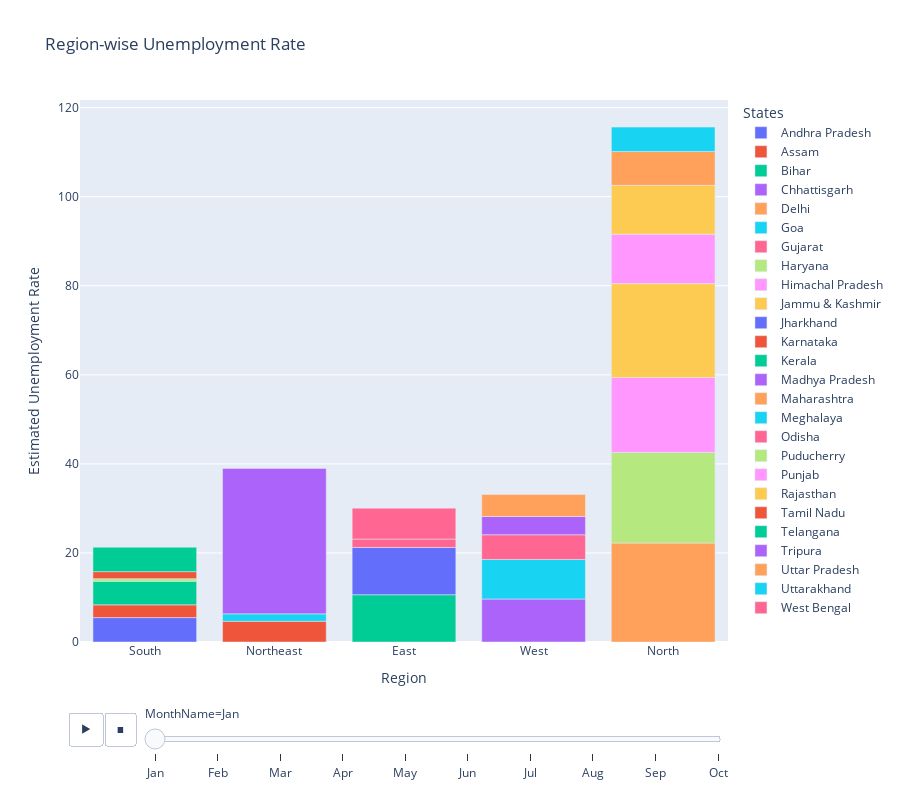

Write notebook code for a chart like this one.
### Code cell
#plotting a "Bar-plot" to find the "unemployment rate" for each "Region" month-wise
fig = px.bar(df, 
             x='Region',
             y='Estimated Unemployment Rate',
             animation_frame = 'MonthName',
             color='States',
             title='Region-wise Unemployment Rate',
             height=800)

fig.layout.updatemenus[0].buttons[0].args[1]["frame"]["duration"] = 1500

fig.show()

### Figure 1 — Plotly figure (JSON) as saved in the notebook; plotly's stock layout.template omitted (floating-point values rounded to 4 significant figures)
{"data": [{"alignmentgroup": "True", "hovertemplate": "States=Andhra Pradesh<br>MonthName=Jan<br>Region=%{x}<br>Estimated Unemployment Rate=%{y}<extra></extra>", "legendgroup": "Andhra Pradesh", "marker": {"color": "#636efa", "pattern": {"shape": ""}}, "name": "Andhra Pradesh", "offsetgroup": "Andhra Pradesh", "orientation": "v", "showlegend": true, "textposition": "auto", "type": "bar", "x": ["South"], "xaxis": "x", "y": [5.48], "yaxis": "y"}, {"alignmentgroup": "True", "hovertemplate": "States=Assam<br>MonthName=Jan<br>Region=%{x}<br>Estimated Unemployment Rate=%{y}<extra></extra>", "legendgroup": "Assam", "marker": {"color": "#EF553B", "pattern": {"shape": ""}}, "name": "Assam", "offsetgroup": "Assam", "orientation": "v", "showlegend": true, "textposition": "auto", "type": "bar", "x": ["Northeast"], "xaxis": "x", "y": [4.66], "yaxis": "y"}, {"alignmentgroup": "True", "hovertemplate": "States=Bihar<br>MonthName=Jan<br>Region=%{x}<br>Estimated Unemployment Rate=%{y}<extra></extra>", "legendgroup": "Bihar", "marker": {"color": "#00cc96", "pattern": {"shape": ""}}, "name": "Bihar", "offsetgroup": "Bihar", "orientation": "v", "showlegend": true, "textposition": "auto", "type": "bar", "x": ["East"], "xaxis": "x", "y": [10.61], "yaxis": "y"}, {"alignmentgroup": "True", "hovertemplate": "States=Chhattisgarh<br>MonthName=Jan<br>Region=%{x}<br>Estimated Unemployment Rate=%{y}<extra></extra>", "legendgroup": "Chhattisgarh", "marker": {"color": "#ab63fa", "pattern": {"shape": ""}}, "name": "Chhattisgarh", "offsetgroup": "Chhattisgarh", "orientation": "v", "showlegend": true, "textposition": "auto", "type": "bar", "x": ["West"], "xaxis": "x", "y": [9.65], "yaxis": "y"}, {"alignmentgroup": "True", "hovertemplate": "States=Delhi<br>MonthName=Jan<br>Region=%{x}<br>Estimated Unemployment Rate=%{y}<extra></extra>", "legendgroup": "Delhi", "marker": {"color": "#FFA15A", "pattern": {"shape": ""}}, "name": "Delhi", "offsetgroup": "Delhi", "orientation": "v", "showlegend": true, "textposition": "auto", "type": "bar", "x": ["North"], "xaxis": "x", "y": [22.23], "yaxis": "y"}, {"alignmentgroup": "True", "hovertemplate": "States=Goa<br>MonthName=Jan<br>Region=%{x}<br>Estimated Unemployment Rate=%{y}<extra></extra>", "legendgroup": "Goa", "marker": {"color": "#19d3f3", "pattern": {"shape": ""}}, "name": "Goa", "offsetgroup": "Goa", "orientation": "v", "showlegend": true, "textposition": "auto", "type": "bar", "x": ["West"], "xaxis": "x", "y": [8.89], "yaxis": "y"}, {"alignmentgroup": "True", "hovertemplate": "States=Gujarat<br>MonthName=Jan<br>Region=%{x}<br>Estimated Unemployment Rate=%{y}<extra></extra>", "legendgroup": "Gujarat", "marker": {"color": "#FF6692", "pattern": {"shape": ""}}, "name": "Gujarat", "offsetgroup": "Gujarat", "orientation": "v", "showlegend": true, "textposition": "auto", "type": "bar", "x": ["West"], "xaxis": "x", "y": [5.54], "yaxis": "y"}, {"alignmentgroup": "True", "hovertemplate": "States=Haryana<br>MonthName=Jan<br>Region=%{x}<br>Estimated Unemployment Rate=%{y}<extra></extra>", "legendgroup": "Haryana", "marker": {"color": "#B6E880", "pattern": {"shape": ""}}, "name": "Haryana", "offsetgroup": "Haryana", "orientation": "v", "showlegend": true, "textposition": "auto", "type": "bar", "x": ["North"], "xaxis": "x", "y": [20.34], "yaxis": "y"}, {"alignmentgroup": "True", "hovertemplate": "States=Himachal Pradesh<br>MonthName=Jan<br>Region=%{x}<br>Estimated Unemployment Rate=%{y}<extra></extra>", "legendgroup": "Himachal Pradesh", "marker": {"color": "#FF97FF", "pattern": {"shape": ""}}, "name": "Himachal Pradesh", "offsetgroup": "Himachal Pradesh", "orientation": "v", "showlegend": true, "textposition": "auto", "type": "bar", "x": ["North"], "xaxis": "x", "y": [16.83], "yaxis": "y"}, {"alignmentgroup": "True", "hovertemplate": "States=Jammu & Kashmir<br>MonthName=Jan<br>Region=%{x}<br>Estimated Unemployment Rate=%{y}<extra></extra>", "legendgroup": "Jammu & Kashmir", "marker": {"color": "#FECB52", "pattern": {"shape": ""}}, "name": "Jammu & Kashmir", "offsetgroup": "Jammu & Kashmir", "orientation": "v", "showlegend": true, "textposition": "auto", "type": "bar", "x": ["North"], "xaxis": "x", "y": [21.08], "yaxis": "y"}, {"alignmentgroup": "True", "hovertemplate": "States=Jharkhand<br>MonthName=Jan<br>Region=%{x}<br>Estimated Unemployment Rate=%{y}<extra></extra>", "legendgroup": "Jharkhand", "marker": {"color": "#636efa", "pattern": {"shape": ""}}, "name": "Jharkhand", "offsetgroup": "Jharkhand", "orientation": "v", "showlegend": true, "textposition": "auto", "type": "bar", "x": ["East"], "xaxis": "x", "y": [10.61], "yaxis": "y"}, {"alignmentgroup": "True", "hovertemplate": "States=Karnataka<br>MonthName=Jan<br>Region=%{x}<br>Estimated Unemployment Rate=%{y}<extra></extra>", "legendgroup": "Karnataka", "marker": {"color": "#EF553B", "pattern": {"shape": ""}}, "name": "Karnataka", "offsetgroup": "Karnataka", "orientation": "v", "showlegend": true, "textposition": "auto", "type": "bar", "x": ["South"], "xaxis": "x", "y": [2.86], "yaxis": "y"}, {"alignmentgroup": "True", "hovertemplate": "States=Kerala<br>MonthName=Jan<br>Region=%{x}<br>Estimated Unemployment Rate=%{y}<extra></extra>", "legendgroup": "Kerala", "marker": {"color": "#00cc96", "pattern": {"shape": ""}}, "name": "Kerala", "offsetgroup": "Kerala", "orientation": "v", "showlegend": true, "textposition": "auto", "type": "bar", "x": ["South"], "xaxis": "x", "y": [5.31], "yaxis": "y"}, {"alignmentgroup": "True", "hovertemplate": "States=Madhya Pradesh<br>MonthName=Jan<br>Region=%{x}<br>Estimated Unemployment Rate=%{y}<extra></extra>", "legendgroup": "Madhya Pradesh", "marker": {"color": "#ab63fa", "pattern": {"shape": ""}}, "name": "Madhya Pradesh", "offsetgroup": "Madhya Pradesh", "orientation": "v", "showlegend": true, "textposition": "auto", "type": "bar", "x": ["West"], "xaxis": "x", "y": [4.11], "yaxis": "y"}, {"alignmentgroup": "True", "hovertemplate": "States=Maharashtra<br>MonthName=Jan<br>Region=%{x}<br>Estimated Unemployment Rate=%{y}<extra></extra>", "legendgroup": "Maharashtra", "marker": {"color": "#FFA15A", "pattern": {"shape": ""}}, "name": "Maharashtra", "offsetgroup": "Maharashtra", "orientation": "v", "showlegend": true, "textposition": "auto", "type": "bar", "x": ["West"], "xaxis": "x", "y": [4.95], "yaxis": "y"}, {"alignmentgroup": "True", "hovertemplate": "States=Meghalaya<br>MonthName=Jan<br>Region=%{x}<br>Estimated Unemployment Rate=%{y}<extra></extra>", "legendgroup": "Meghalaya", "marker": {"color": "#19d3f3", "pattern": {"shape": ""}}, "name": "Meghalaya", "offsetgroup": "Meghalaya", "orientation": "v", "showlegend": true, "textposition": "auto", "type": "bar", "x": ["Northeast"], "xaxis": "x", "y": [1.66], "yaxis": "y"}, {"alignmentgroup": "True", "hovertemplate": "States=Odisha<br>MonthName=Jan<br>Region=%{x}<br>Estimated Unemployment Rate=%{y}<extra></extra>", "legendgroup": "Odisha", "marker": {"color": "#FF6692", "pattern": {"shape": ""}}, "name": "Odisha", "offsetgroup": "Odisha", "orientation": "v", "showlegend": true, "textposition": "auto", "type": "bar", "x": ["East"], "xaxis": "x", "y": [1.9], "yaxis": "y"}, {"alignmentgroup": "True", "hovertemplate": "States=Puducherry<br>MonthName=Jan<br>Region=%{x}<br>Estimated Unemployment Rate=%{y}<extra></extra>", "legendgroup": "Puducherry", "marker": {"color": "#B6E880", "pattern": {"shape": ""}}, "name": "Puducherry", "offsetgroup": "Puducherry", "orientation": "v", "showlegend": true, "textposition": "auto", "type": "bar", "x": ["South"], "xaxis": "x", "y": [0.58], "yaxis": "y"}, {"alignmentgroup": "True", "hovertemplate": "States=Punjab<br>MonthName=Jan<br>Region=%{x}<br>Estimated Unemployment Rate=%{y}<extra></extra>", "legendgroup": "Punjab", "marker": {"color": "#FF97FF", "pattern": {"shape": ""}}, "name": "Punjab", "offsetgroup": "Punjab", "orientation": "v", "showlegend": true, "textposition": "auto", "type": "bar", "x": ["North"], "xaxis": "x", "y": [11.11], "yaxis": "y"}, {"alignmentgroup": "True", "hovertemplate": "States=Rajasthan<br>MonthName=Jan<br>Region=%{x}<br>Estimated Unemployment Rate=%{y}<extra></extra>", "legendgroup": "Rajasthan", "marker": {"color": "#FECB52", "pattern": {"shape": ""}}, "name": "Rajasthan", "offsetgroup": "Rajasthan", "orientation": "v", "showlegend": true, "textposition": "auto", "type": "bar", "x": ["North"], "xaxis": "x", "y": [10.97], "yaxis": "y"}, {"alignmentgroup": "True", "hovertemplate": "States=Tamil Nadu<br>MonthName=Jan<br>Region=%{x}<br>Estimated Unemployment Rate=%{y}<extra></extra>", "legendgroup": "Tamil Nadu", "marker": {"color": "#EF553B", "pattern": {"shape": ""}}, "name": "Tamil Nadu", "offsetgroup": "Tamil Nadu", "orientation": "v", "showlegend": true, "textposition": "auto", "type": "bar", "x": ["South"], "xaxis": "x", "y": [1.57], "yaxis": "y"}, {"alignmentgroup": "True", "hovertemplate": "States=Telangana<br>MonthName=Jan<br>Region=%{x}<br>Estimated Unemployment Rate=%{y}<extra></extra>", "legendgroup": "Telangana", "marker": {"color": "#00cc96", "pattern": {"shape": ""}}, "name": "Telangana", "offsetgroup": "Telangana", "orientation": "v", "showlegend": true, "textposition": "auto", "type": "bar", "x": ["South"], "xaxis": "x", "y": [5.49], "yaxis": "y"}, {"alignmentgroup": "True", "hovertemplate": "States=Tripura<br>MonthName=Jan<br>Region=%{x}<br>Estimated Unemployment Rate=%{y}<extra></extra>", "legendgroup": "Tripura", "marker": {"color": "#ab63fa", "pattern": {"shape": ""}}, "name": "Tripura", "offsetgroup": "Tripura", "orientation": "v", "showlegend": true, "textposition": "auto", "type": "bar", "x": ["Northeast"], "xaxis": "x", "y": [32.67], "yaxis": "y"}, {"alignmentgroup": "True", "hovertemplate": "States=Uttar Pradesh<br>MonthName=Jan<br>Region=%{x}<br>Estimated Unemployment Rate=%{y}<extra></extra>", "legendgroup": "Uttar Pradesh", "marker": {"color": "#FFA15A", "pattern": {"shape": ""}}, "name": "Uttar Pradesh", "offsetgroup": "Uttar Pradesh", "orientation": "v", "showlegend": true, "textposition": "auto", "type": "bar", "x": ["North"], "xaxis": "x", "y": [7.58], "yaxis": "y"}, {"alignmentgroup": "True", "hovertemplate": "States=Uttarakhand<br>MonthName=Jan<br>Region=%{x}<br>Estimated Unemployment Rate=%{y}<extra></extra>", "legendgroup": "Uttarakhand", "marker": {"color": "#19d3f3", "pattern": {"shape": ""}}, "name": "Uttarakhand", "offsetgroup": "Uttarakhand", "orientation": "v", "showlegend": true, "textposition": "auto", "type": "bar", "x": ["North"], "xaxis": "x", "y": [5.49], "yaxis": "y"}, {"alignmentgroup": "True", "hovertemplate": "States=West Bengal<br>MonthName=Jan<br>Region=%{x}<br>Estimated Unemployment Rate=%{y}<extra></extra>", "legendgroup": "West Bengal", "marker": {"color": "#FF6692", "pattern": {"shape": ""}}, "name": "West Bengal", "offsetgroup": "West Bengal", "orientation": "v", "showlegend": true, "textposition": "auto", "type": "bar", "x": ["East"], "xaxis": "x", "y": [6.94], "yaxis": "y"}], "layout": {"barmode": "relative", "height": 800, "legend": {"title": {"text": "States"}, "tracegroupgap": 0}, "sliders": [{"active": 0, "currentvalue": {"prefix": "MonthName="}, "len": 0.9, "pad": {"b": 10, "t": 60}, "steps": [{"args": [["Jan"], {"frame": {"duration": 0, "redraw": true}, "fromcurrent": true, "mode": "immediate", "transition": {"duration": 0, "easing": "linear"}}], "label": "Jan", "method": "animate"}, {"args": [["Feb"], {"frame": {"duration": 0, "redraw": true}, "fromcurrent": true, "mode": "immediate", "transition": {"duration": 0, "easing": "linear"}}], "label": "Feb", "method": "animate"}, {"args": [["Mar"], {"frame": {"duration": 0, "redraw": true}, "fromcurrent": true, "mode": "immediate", "transition": {"duration": 0, "easing": "linear"}}], "label": "Mar", "method": "animate"}, {"args": [["Apr"], {"frame": {"duration": 0, "redraw": true}, "fromcurrent": true, "mode": "immediate", "transition": {"duration": 0, "easing": "linear"}}], "label": "Apr", "method": "animate"}, {"args": [["May"], {"frame": {"duration": 0, "redraw": true}, "fromcurrent": true, "mode": "immediate", "transition": {"duration": 0, "easing": "linear"}}], "label": "May", "method": "animate"}, {"args": [["Jun"], {"frame": {"duration": 0, "redraw": true}, "fromcurrent": true, "mode": "immediate", "transition": {"duration": 0, "easing": "linear"}}], "label": "Jun", "method": "animate"}, {"args": [["Jul"], {"frame": {"duration": 0, "redraw": true}, "fromcurrent": true, "mode": "immediate", "transition": {"duration": 0, "easing": "linear"}}], "label": "Jul", "method": "animate"}, {"args": [["Aug"], {"frame": {"duration": 0, "redraw": true}, "fromcurrent": true, "mode": "immediate", "transition": {"duration": 0, "easing": "linear"}}], "label": "Aug", "method": "animate"}, {"args": [["Sep"], {"frame": {"duration": 0, "redraw": true}, "fromcurrent": true, "mode": "immediate", "transition": {"duration": 0, "easing": "linear"}}], "label": "Sep", "method": "animate"}, {"args": [["Oct"], {"frame": {"duration": 0, "redraw": true}, "fromcurrent": true, "mode": "immediate", "transition": {"duration": 0, "easing": "linear"}}], "label": "Oct", "method": "animate"}], "x": 0.1, "xanchor": "left", "y": 0, "yanchor": "top"}], "title": {"text": "Region-wise Unemployment Rate"}, "updatemenus": [{"buttons": [{"args": [null, {"frame": {"duration": 1500, "redraw": true}, "fromcurrent": true, "mode": "immediate", "transition": {"duration": 500, "easing": "linear"}}], "label": "&#9654;", "method": "animate"}, {"args": [[null], {"frame": {"duration": 0, "redraw": true}, "fromcurrent": true, "mode": "immediate", "transition": {"duration": 0, "easing": "linear"}}], "label": "&#9724;", "method": "animate"}], "direction": "left", "pad": {"r": 10, "t": 70}, "showactive": false, "type": "buttons", "x": 0.1, "xanchor": "right", "y": 0, "yanchor": "top"}], "xaxis": {"anchor": "y", "domain": [0, 1], "title": {"text": "Region"}}, "yaxis": {"anchor": "x", "domain": [0, 1], "title": {"text": "Estimated Unemployment Rate"}}}}
